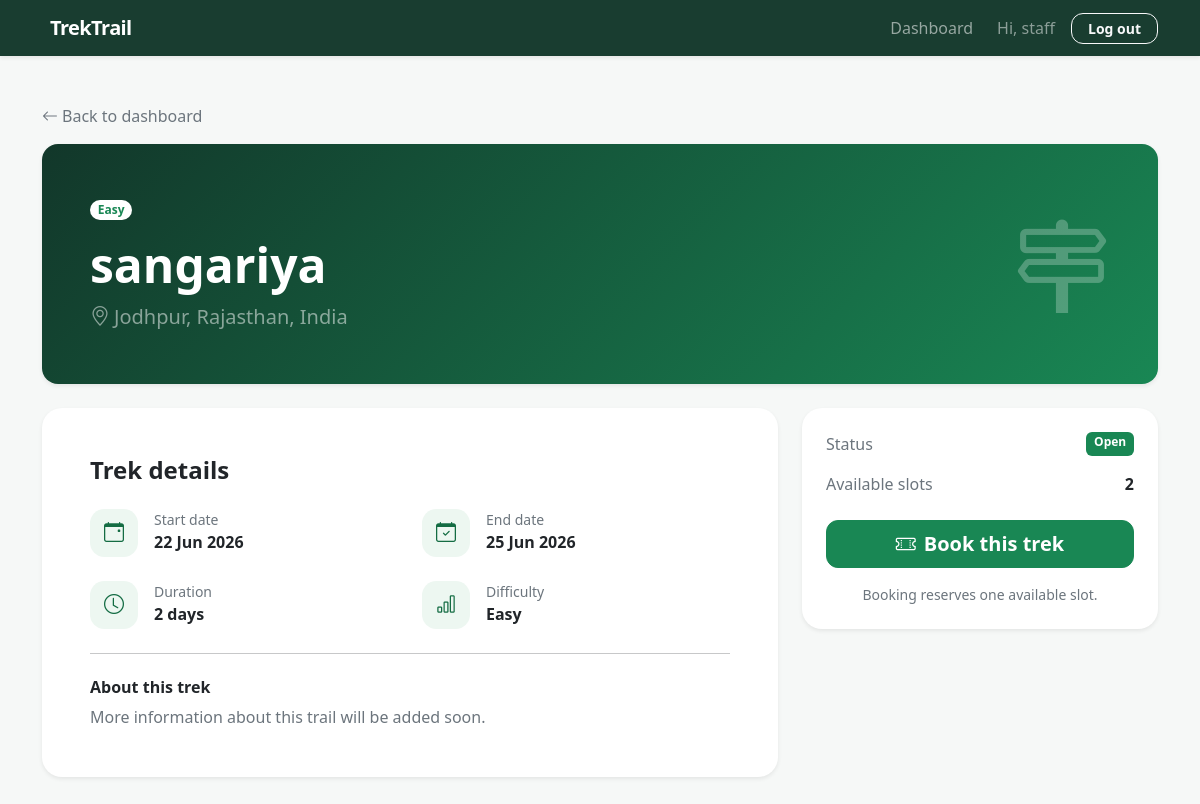
Page /user/treks/2 (signed in) on the committed database.
### models.py (models this page shows)
class User(db.Model, UserMixin):
    __tablename__ = "users"
    id = db.Column(db.Integer, primary_key=True)
    name = db.Column(db.String(100), nullable=False)
    email = db.Column(db.String(120), unique=True, nullable=False)
    password = db.Column(db.String(255), nullable=False)
    role = db.Column(
        db.String(20),
        nullable=False,
        default="user"
    )
    role = db.Column(
        db.String(20),
        nullable=False,
        default="user"
    )
    status = db.Column(
        db.String(20),
        nullable=False,
        default="approved"
    )
    is_admin = db.Column(
        db.Boolean,
        default=False
    )
    created_at = db.Column(
        db.DateTime,
        default=datetime.utcnow
    )

class Trek(db.Model):
    __tablename__ = "treks"
    id = db.Column(db.Integer, primary_key=True)
    trek_name = db.Column(
        db.String(150),
        nullable=False
    )
    location = db.Column(
        db.String(150),
        nullable=False
    )
    difficulty = db.Column(
        db.String(20),
        nullable=False
    )
    duration = db.Column(
        db.Integer,
        nullable=False
    )
    available_slots = db.Column(
        db.Integer,
        nullable=False
    )
    assigned_staff_id = db.Column(
        db.Integer,
        db.ForeignKey("users.id")
    )
    status = db.Column(
        db.String(20),
        default="pending"
    )
    start_date = db.Column(
        db.Date,
        nullable=False
    )
    end_date = db.Column(
        db.Date,
        nullable=False
    )
    description = db.Column(
        db.Text
    )
    created_at = db.Column(
        db.DateTime,
        default=datetime.utcnow
    )
    assigned_staff = db.relationship(
        "User",
        backref="assigned_treks"
    )

### controller/user.py (the view)
@user_bp.route('/treks/<int:trek_id>')
@login_required
def trek_details(trek_id):
    trek = Trek.query.get_or_404(trek_id)
    return render_template('user/trek_details.html', trek=trek)

### app.py (called while the page is built)
@login_manager.user_loader
def load_user(user_id):
    return User.query.get(int(user_id))

### templates/user/trek_details.html (shortened to what this page needs)
{% extends "layout.html" %}
{% block content %}
{% set is_open = trek.status|lower == 'open' and trek.available_slots > 0 %}
<div class="container py-4 py-lg-5">
    <a class="link-secondary text-decoration-none d-inline-block mb-3" href="{{ url_for('user.dashboard') }}"><i class="bi bi-arrow-left me-1"></i>Back to dashboard</a>
    <section class="rounded-4 shadow-sm p-4 p-lg-5 mb-4 text-white" style="background:linear-gradient(135deg,#12372a,#198754);">
        <div class="row align-items-center g-4"><div class="col-lg-8"><span class="badge rounded-pill bg-white text-success mb-3">{{ trek.difficulty|title }}</span><h1 class="display-5 fw-bold mb-2">{{ trek.trek_name }}</h1><p class="lead text-white-50 mb-0"><i class="bi bi-geo-alt me-1"></i>{{ trek.location }}</p></div><div class="col-lg-4 text-lg-end d-none d-lg-block"><i class="bi bi-signpost-2" style="font-size:6rem;opacity:.25;"></i></div></div>
    </section>
    <div class="row g-4">
        <div class="col-lg-8">
            <div class="card dashboard-card shadow-sm"><div class="card-body p-4 p-lg-5">
                <h2 class="h4 fw-bold mb-4">Trek details</h2>
                <div class="row g-4 mb-4">
                    {% for icon, label, value in [('calendar-event','Start date',trek.start_date.strftime('%d %b %Y')),('calendar-check','End date',trek.end_date.strftime('%d %b %Y')),('clock','Duration',(trek.duration|string) ~ ' days'),('bar-chart','Difficulty',trek.difficulty|title)] %}
                    <div class="col-6"><div class="d-flex gap-3"><div class="icon-box flex-shrink-0"><i class="bi bi-{{ icon }}"></i></div><div><small class="text-secondary d-block">{{ label }}</small><strong>{{ value }}</strong></div></div></div>
                    {% endfor %}
                </div>
                <hr>
                <h3 class="h6 fw-bold mt-4">About this trek</h3><p class="text-secondary mb-0">{{ trek.description or 'More information about this trail will be added soon.' }}</p>
            </div></div>
        </div>
        <div class="col-lg-4"><div class="card dashboard-card shadow-sm"><div class="card-body p-4">
            <div class="d-flex justify-content-between mb-3"><span class="text-secondary">Status</span><span class="badge {% if is_open %}text-bg-success{% else %}text-bg-secondary{% endif %}">{{ trek.status|title }}</span></div>
            <div class="d-flex justify-content-between mb-4"><span class="text-secondary">Available slots</span><strong>{{ trek.available_slots }}</strong></div>
            {% if is_open %}<form method="post" action="{{ url_for('user.book_trek', trek_id=trek.id) }}"><button class="btn btn-success btn-lg w-100" type="submit"><i class="bi bi-ticket-perforated me-2"></i>Book this trek</button></form>
            {% else %}<button class="btn btn-secondary btn-lg w-100" disabled>Currently unavailable</button>{% endif %}
            <p class="text-secondary text-center small mt-3 mb-0">Booking reserves one available slot.</p>
        </div></div></div>
    </div>
</div>
{% endblock %}

### templates/layout.html (shortened to what this page needs)
<!doctype html>
<html lang="en">
<head>
    <link href="https://cdn.jsdelivr.net/npm/bootstrap@5.3.3/dist/css/bootstrap.min.css" rel="stylesheet">
    <link href="https://cdn.jsdelivr.net/npm/bootstrap-icons@1.11.3/font/bootstrap-icons.min.css" rel="stylesheet">
</head>
<body class="{% block body_class %}{% endblock %}">
    {% if current_user.is_authenticated %}
    <nav class="navbar navbar-expand-lg navbar-dark sticky-top shadow-sm">
        <div class="container">
            {% if current_user.role == 'staff' and current_user.status == 'approved' %}
            <a class="navbar-brand fw-bold" href="{{ url_for('staff.dashboard') }}">
                TrekTrail
            </a>
            {% elif current_user.role == 'admin' %}
            <a class="navbar-brand fw-bold" href="{{ url_for('admin.dashboard') }}">
                <i class="bi bi-mountains me-2"></i>TrekTrail
            </a>
            {% else %}
            <a class="navbar-brand fw-bold" href="{{ url_for('user.dashboard') }}">
                <i class="bi bi-mountains me-2"></i>TrekTrail
            </a>
            {% endif %}
            <div class="collapse navbar-collapse" id="mainNav">
                <ul class="navbar-nav ms-auto align-items-lg-center gap-lg-2">
                    {% if current_user.role == 'staff' and current_user.status == 'approved' %}
                    <li class="nav-item"><a class="nav-link" href="{{ url_for('staff.dashboard') }}">Dashboard</a></li>
                    {% elif current_user.role == 'admin' %}
                    <li class="nav-item"><a class="nav-link" href="{{ url_for('admin.dashboard') }}">Dashboard</a></li>
                    {% else %}
                    <li class="nav-item"><a class="nav-link" href="{{ url_for('user.dashboard') }}">Dashboard</a></li>
                    {% endif %}
                    <li class="nav-item"><span class="nav-link text-white-50">Hi, {{ current_user.name }}</span></li>
                    <li class="nav-item">
                        <form method="post" action="{{ url_for('auth.logout') }}">
                            <button class="btn btn-outline-light btn-sm px-3" type="submit">Log out</button>
                        </form>
                    </li>
                </ul>
            </div>
        </div>
    </nav>
    {% endif %}
    <main class="page-shell {% block main_class %}{% endblock %}">
        {% block content %}{% endblock %}
    </main>
</body>
</html>

### templates/layout.html (style rules this page uses)
:root { --trek-green: #146c43; --trek-dark: #12372a; --trek-light: #edf7f1; }
body { min-height: 100vh; background: #f6f8f7; color: #203129; }
.navbar-brand { letter-spacing: -.03em; }
.navbar { background: rgba(18, 55, 42, 0.97); }
.page-shell { min-height: calc(100vh - 66px); }
.btn { border-radius: .75rem; font-weight: 600; }
.dashboard-card { border: 0; border-radius: 1.25rem; }
.icon-box { width: 48px; height: 48px; display: grid; place-items: center; border-radius: .9rem; background: var(--trek-light); color: var(--trek-green); font-size: 1.25rem; }

### rows in the picture
User: name "staff"
Trek: difficulty "Easy", trek_name "sangariya", location "Jodhpur, Rajasthan, India", label "Start date", start_date "22 Jun 2026", label "End date", end_date "25 Jun 2026", label "Difficulty", description "More information about this trail will be added soon.", status "Open", available_slots "2"

### other values in the picture
{{ label }} "Duration"
{{ value }} "2 days"
